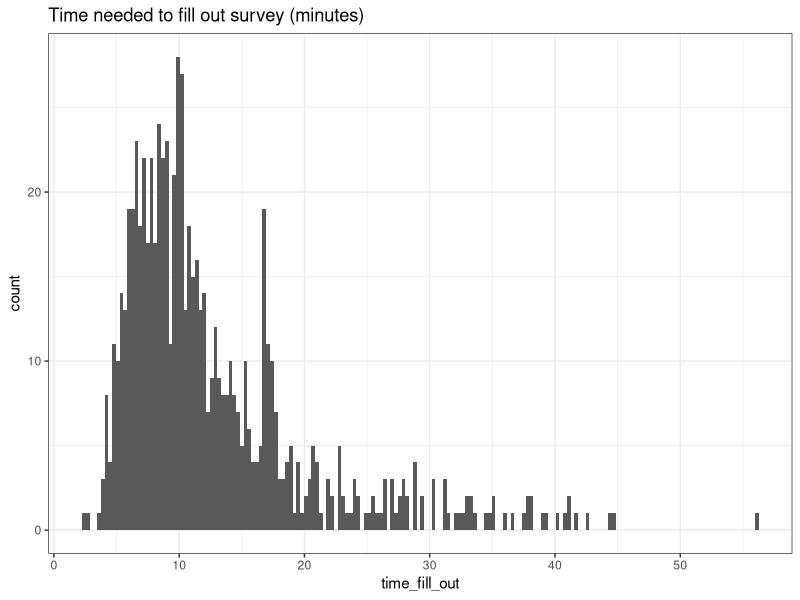

Write the R code that produced this figure.
#######################################################
## packages and version setup
#######################################################

# ensure version compatibility
# library(checkpoint)
# checkpoint("2020-04-15")

## set up packages
packages <- c("tidyverse")

# write a function to load packages with feedback of success
load_my_packages <- function(package){
  new.package <- packages[!(package %in% installed.packages()[, "Package"])]
  if (length(new.package)) 
    install.packages(new.package, dependencies = TRUE)
  sapply(package, require, character.only = TRUE)
}

# load my packages
load_my_packages(packages)


#######################################################
## read raw data and delete test cases
#######################################################

# read raw data
raw_shoppingCovid19 <- read.csv2("Data/survey_shopCovid_200628.csv", sep=";")

# basic summary of raw data
dim(raw_shoppingCovid19) -> data_read_in

# add time of filling out (batch series) based on the time stamp adding some rounding to end up with an integer batch no.
raw_shoppingCovid19 <- mutate(raw_shoppingCovid19, 
                              time_batch = round((as.numeric(as.POSIXct(strptime(created, format="%Y-%m-%d")))
                                                  - 1585177200) / (24*60*60) /3) +1)
raw_shoppingCovid19$time_batch <- as.factor(raw_shoppingCovid19$time_batch)
# data_shoppingCovid19_online$time_batch <- as.factor(data_shoppingCovid19_online$time_batch)
table(raw_shoppingCovid19$time_batch)

# calculate days since the Trump administration declared a national emergency on March 13
# the first data was collected on March 26

raw_shoppingCovid19$time_batch <- as.integer(raw_shoppingCovid19$time_batch)
raw_shoppingCovid19$time_days <- raw_shoppingCovid19$time_batch * 3 + 11
table(raw_shoppingCovid19$time_days)                                                                                   
                                                                                   
# delete test cases
test_cases <- "cleanSunBearXXX8rLbOARl9iNgo9YOvPZK4xptF8rbCyRCTGZeHL8-MXLiyIMEF"
raw_shoppingCovid19 <- raw_shoppingCovid19[raw_shoppingCovid19$session != test_cases, ]

# check N
dim(raw_shoppingCovid19) -> data_no_test_cases
data_no_test_cases

# delete incomplete cases
raw_shoppingCovid19 <- raw_shoppingCovid19[!is.na(raw_shoppingCovid19$age2), ] # $age2 was the last variable in the dataset

# check N
dim(raw_shoppingCovid19) -> data_no_incomplete
data_no_incomplete

# check time required to fill out the questionnaire (note that formr time measuring is not 100% reliable)
raw_shoppingCovid19 <- mutate(raw_shoppingCovid19, 
                              time_fill_out = strptime(ended, format="%Y-%m-%d %H:%M:%S") - strptime(created, format="%Y-%m-%d %H:%M:%S"))

which(raw_shoppingCovid19$time_fill_out > 100 )
# plot fill out time
ggplot(subset(raw_shoppingCovid19, time_fill_out < 60), aes(time_fill_out)) +
  geom_histogram(binwidth = 0.3) +
  # geom_histogram(binwidth = 0.1) +
  labs(title="Time needed to fill out survey (minutes)") +
  theme_bw()


#######################################################
## attention check
#######################################################
# disregard missing data on attention_check_1, because this was not an obligatory item (take it as 0)
raw_shoppingCovid19$attention_check_1_noNA <- replace_na(raw_shoppingCovid19$attention_check_1, 5)

# calculate correct answers on the 4 attention check items (3 + age asked twice)
raw_shoppingCovid19 <- mutate(raw_shoppingCovid19, 
                              attention_check_correct = 
                                (attention_check_1_noNA == "5") + (attention_check_2 == "1") + (attention_check_3 == "2") +
                                (age == age2) + (age == age2 +1) + (age == age2 -1))

# create an error variable
raw_shoppingCovid19 <- mutate(raw_shoppingCovid19, 
                                                    attention_check_error = (4 - attention_check_correct))

# display attention check errors
table(raw_shoppingCovid19$attention_check_error)

# exclude those with more than 1 errors
raw_shoppingCovid19 <- raw_shoppingCovid19[raw_shoppingCovid19$attention_check_error < 2, ]

dim(raw_shoppingCovid19) -> data_no_excess_errors
data_no_excess_errors

#######################################################
## calculate lie scale
#######################################################
# SDS, the "lie" scale, where 1 = false, 2 = true
# first reverse items
raw_shoppingCovid19$sds_1 <- 3 - raw_shoppingCovid19$sds_1r
raw_shoppingCovid19$sds_2 <- 3 - raw_shoppingCovid19$sds_2r
raw_shoppingCovid19$sds_3 <- 3 - raw_shoppingCovid19$sds_3r
raw_shoppingCovid19$sds_4 <- 3 - raw_shoppingCovid19$sds_4r
raw_shoppingCovid19$sds_5 <- 3 - raw_shoppingCovid19$sds_5r

# calculate scale, where low scores mean that the participant is "too good to be true"
raw_shoppingCovid19$SDS_honesty <- rowSums(raw_shoppingCovid19[, grep("sds_\\d+$", colnames(raw_shoppingCovid19), value=T)], na.rm=F)

# exclude participants where lie scale is too high
raw_shoppingCovid19 <- raw_shoppingCovid19[raw_shoppingCovid19$SDS_honesty > 10, ]
dim(raw_shoppingCovid19) -> no_liers


#######################################################
## summary of cleaning and final data
#######################################################

excluded_data <- list(
  "raw data read in" = data_read_in, 
  "data without the test cases" = data_no_test_cases, 
  "data without incomplete cases (on age2)" = data_no_incomplete, 
  "data without participants making too many errors (>1)" = data_no_excess_errors, 
  "data without liers" = no_liers)

# save final data
write_rds(raw_shoppingCovid19, path="Data/raw_shoppingCovid19_clean.rds")

# checking data on the go
levels(raw_shoppingCovid19[, "BAs_other_text"])
raw_shoppingCovid19[500:600, "feedback"]
excluded_data
table(raw_shoppingCovid19$time_days)
